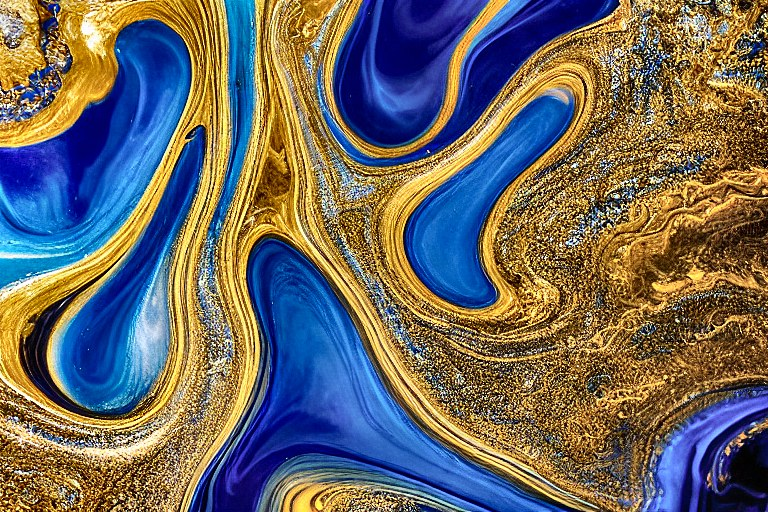
#> input picture frontend/src/assets/showcase/abstract.jpg, 768 x 512 px
$ python -i selection.py   (imports and definitions only)
#> lines starting #> are read from the running program, lines starting #| are printed output that depends on the picture
"""Region selection for local editing, built on classical computer vision.

* ``grabcut_mask``  - GrabCut (iterated graph-cut over a Gaussian-mixture colour model) turns a rough box or brush stroke
                      into an object-accurate mask, so "change only the dog" does not need a pixel-perfect selection.
* ``refine_mask``   - morphological close/open (remove speckle, fill pinholes), dilation (cover the object's halo and
                      shadow) and Gaussian feathering (soft edge for blending).
* ``mask_bbox``     - tight bounding box of the selection (drives the crop-and-inpaint strategy).
"""
from __future__ import annotations

import cv2
import numpy as np


def _ensure_u8(mask: np.ndarray) -> np.ndarray:
    m = mask if mask.ndim == 2 else cv2.cvtColor(mask, cv2.COLOR_BGR2GRAY)
    return (m > 127).astype(np.uint8) * 255


def grabcut_mask(
    image_bgr: np.ndarray,
    rect: tuple[int, int, int, int] | None = None,
    stroke_mask: np.ndarray | None = None,
    iterations: int = 5,
    max_side: int = 640,
) -> np.ndarray:
    """Return a uint8 mask (255 = selected object).

    ``rect`` is (x, y, w, h) around the object. ``stroke_mask`` is a rough painted region: its pixels are treated as probable
    foreground and a margin around it as probable background, so the cut snaps to the object boundary inside the stroke.
    GrabCut runs on a downscaled copy (it is O(pixels)) and the mask is upsampled back.
    """
    h, w = image_bgr.shape[:2]
    scale = min(1.0, max_side / max(h, w))
    small = cv2.resize(image_bgr, (max(1, int(w * scale)), max(1, int(h * scale))), interpolation=cv2.INTER_AREA) if scale < 1 else image_bgr
    sh, sw = small.shape[:2]
    gc = np.full((sh, sw), cv2.GC_BGD, np.uint8)
    if stroke_mask is not None:
        st = cv2.resize(_ensure_u8(stroke_mask), (sw, sh), interpolation=cv2.INTER_NEAREST)
        k = max(3, int(0.06 * max(sh, sw)))
        near = cv2.dilate(st, cv2.getStructuringElement(cv2.MORPH_ELLIPSE, (2 * k + 1, 2 * k + 1)))
        gc[near > 0] = cv2.GC_PR_BGD
        gc[st > 0] = cv2.GC_PR_FGD
        core = cv2.erode(st, cv2.getStructuringElement(cv2.MORPH_ELLIPSE, (5, 5)))
        gc[core > 0] = cv2.GC_FGD
    elif rect is not None:
        x, y, rw, rh = [int(v * scale) for v in rect]
        x, y = max(0, x), max(0, y)
        rw, rh = max(8, min(rw, sw - x)), max(8, min(rh, sh - y))
        gc[y:y + rh, x:x + rw] = cv2.GC_PR_FGD
        # the inner core is very likely object: anchors the foreground model
        cx0, cy0 = x + rw // 4, y + rh // 4
        gc[cy0:y + rh - rh // 4, cx0:x + rw - rw // 4] = cv2.GC_FGD
    else:
        raise ValueError("grabcut_mask needs a rect or a stroke_mask")
    bgd, fgd = np.zeros((1, 65), np.float64), np.zeros((1, 65), np.float64)
    try:
        cv2.grabCut(small, gc, None, bgd, fgd, iterations, cv2.GC_INIT_WITH_MASK)
    except cv2.error:
        out = np.zeros((sh, sw), np.uint8)
        out[gc != cv2.GC_BGD] = 255
        return cv2.resize(out, (w, h), interpolation=cv2.INTER_NEAREST)
    out = np.where((gc == cv2.GC_FGD) | (gc == cv2.GC_PR_FGD), 255, 0).astype(np.uint8)
    out = _largest_components(out)
    return cv2.resize(out, (w, h), interpolation=cv2.INTER_LINEAR if scale < 1 else cv2.INTER_NEAREST) if scale < 1 else out


def _largest_components(mask: np.ndarray, keep_frac: float = 0.15) -> np.ndarray:
    """Drop specks: keep connected components at least ``keep_frac`` as large as the biggest one."""
    n, lab, stats, _ = cv2.connectedComponentsWithStats((mask > 0).astype(np.uint8), connectivity=8)
    if n <= 1:
        return mask
    areas = stats[1:, cv2.CC_STAT_AREA]
    big = areas.max()
    keep = np.zeros_like(mask)
    for i, a in enumerate(areas, start=1):
        if a >= keep_frac * big:
            keep[lab == i] = 255
    return keep


def refine_mask(mask: np.ndarray, dilate_px: int = 8, feather_px: int = 10, close_px: int = 7) -> np.ndarray:
    """Binary mask -> clean, slightly grown mask. Returns (hard, soft): hard is 0/255 for the diffusion model, soft is the
    feathered alpha (0..255) used to blend the result back."""
    m = _ensure_u8(mask)
    if close_px > 0:
        m = cv2.morphologyEx(m, cv2.MORPH_CLOSE, cv2.getStructuringElement(cv2.MORPH_ELLIPSE, (close_px, close_px)))
        m = cv2.morphologyEx(m, cv2.MORPH_OPEN, cv2.getStructuringElement(cv2.MORPH_ELLIPSE, (3, 3)))
    if dilate_px > 0:
        m = cv2.dilate(m, cv2.getStructuringElement(cv2.MORPH_ELLIPSE, (2 * dilate_px + 1, 2 * dilate_px + 1)))
    return m


def feather(mask_hard: np.ndarray, feather_px: int = 10) -> np.ndarray:
    if feather_px <= 0:
        return mask_hard
    k = feather_px * 2 + 1
    return cv2.GaussianBlur(mask_hard, (k, k), feather_px / 2.0)


def mask_bbox(mask: np.ndarray) -> tuple[int, int, int, int] | None:
    ys, xs = np.where(mask > 127)
    if len(xs) == 0:
        return None
    return int(xs.min()), int(ys.min()), int(xs.max()) + 1, int(ys.max()) + 1  # x0, y0, x1, y1

>>> import cv2
>>> picture = cv2.imread('../../frontend/src/assets/showcase/abstract.jpg', cv2.IMREAD_GRAYSCALE)
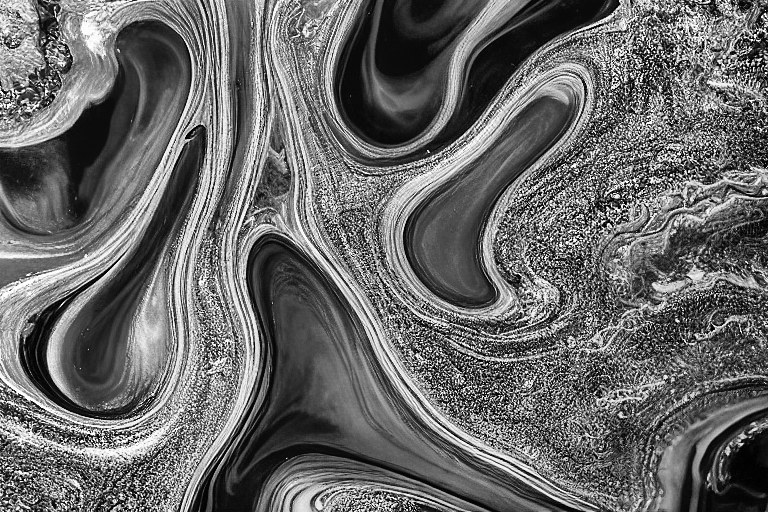
#> picture: shape (512, 768); min 0, max 255, mean 105.4
>>> result = grabcut_mask(picture)
#> in grabcut_mask, `small = cv2.resize(image_bgr, (max(1, int(w * scale)), max(1, int(h * ..`:
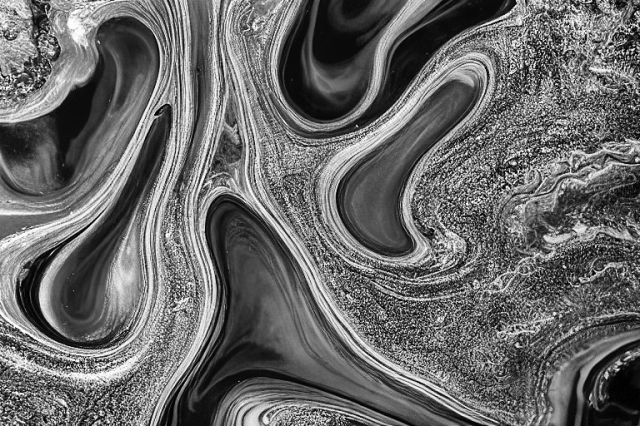
#> small: shape (426, 640); min 0, max 255, mean 105.4
#> (the run stopped early here; a loop or call above may not have finished)

$ run again, on frontend/src/assets/showcase/cabin.jpg
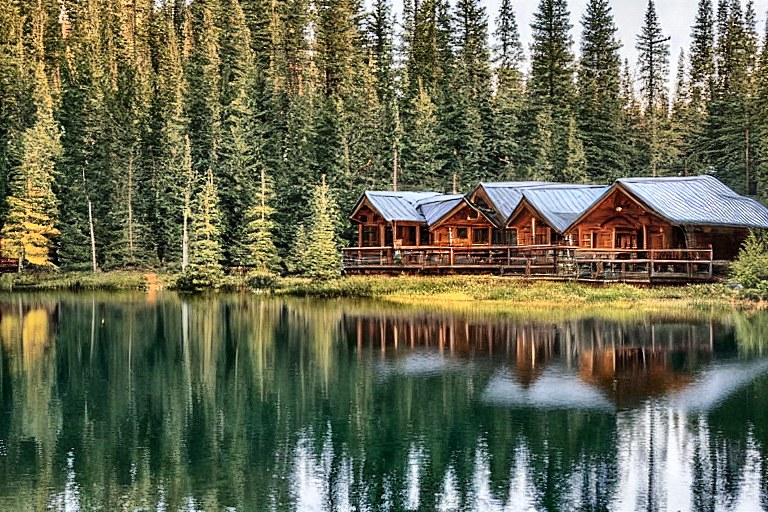
#> input picture frontend/src/assets/showcase/cabin.jpg, 768 x 512 px
#> `picture = cv2.imread('../../frontend/src/assets/showcase/abstract.jpg'..`:
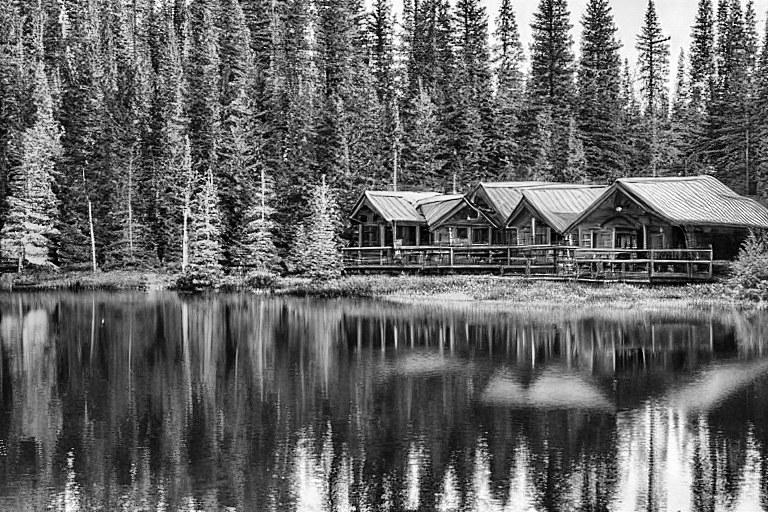
#> picture: shape (512, 768); min 0, max 255, mean 102.6
#> in grabcut_mask, `small = cv2.resize(image_bgr, (max(1, int(w * scale)), max(1, int(h * ..`:
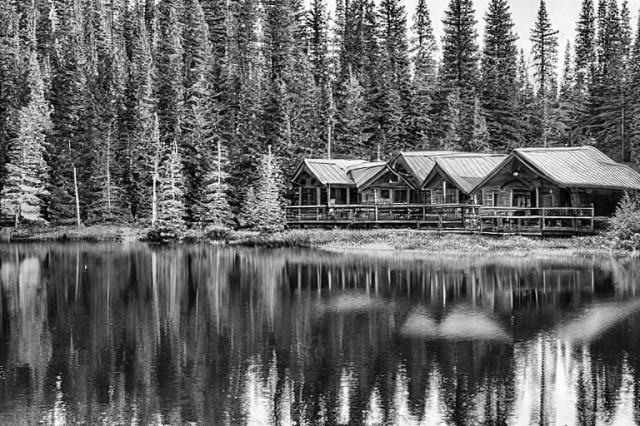
#> small: shape (426, 640); min 0, max 255, mean 102.6

$ run again, on frontend/src/assets/showcase/dragon.jpg
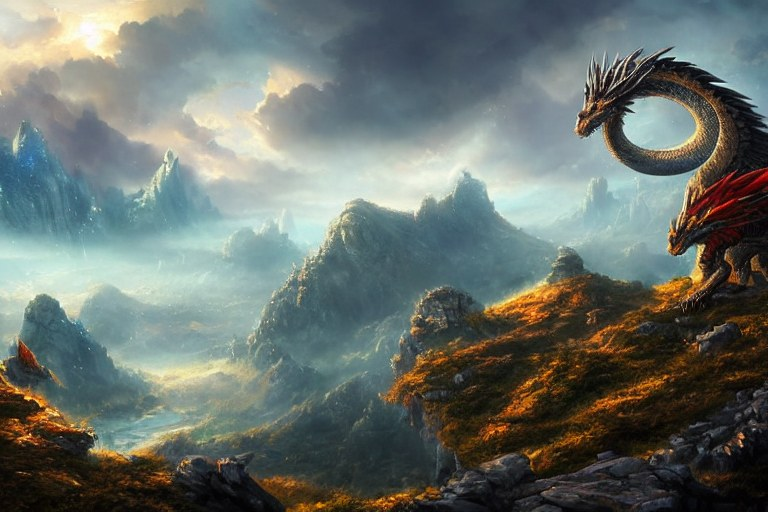
#> input picture frontend/src/assets/showcase/dragon.jpg, 768 x 512 px
#> `picture = cv2.imread('../../frontend/src/assets/showcase/abstract.jpg'..`:
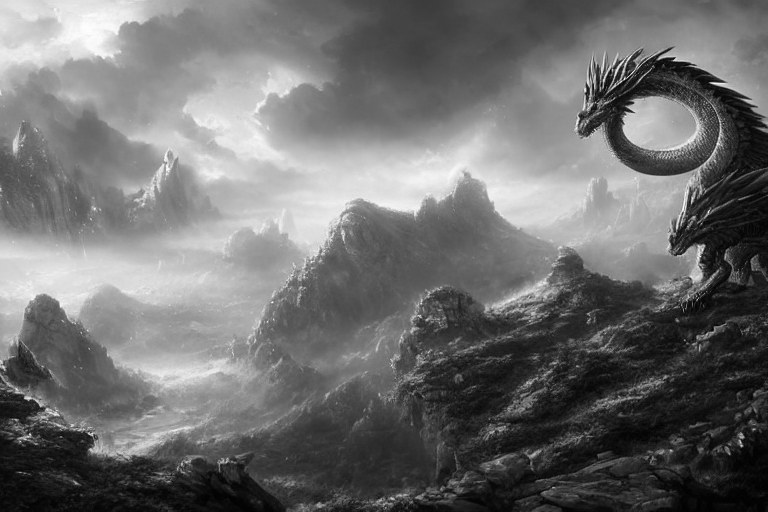
#> picture: shape (512, 768); min 0, max 255, mean 110.7

$ run again, on frontend/src/assets/showcase/hero.jpg
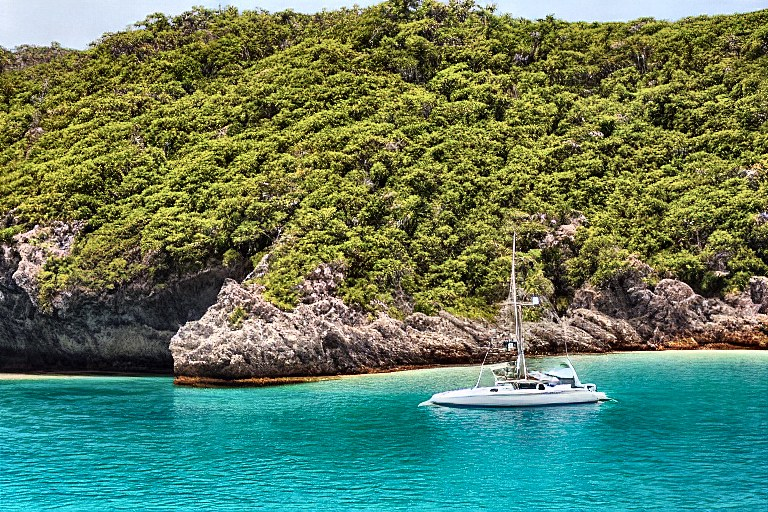
#> input picture frontend/src/assets/showcase/hero.jpg, 768 x 512 px
#> `picture = cv2.imread('../../frontend/src/assets/showcase/abstract.jpg'..`:
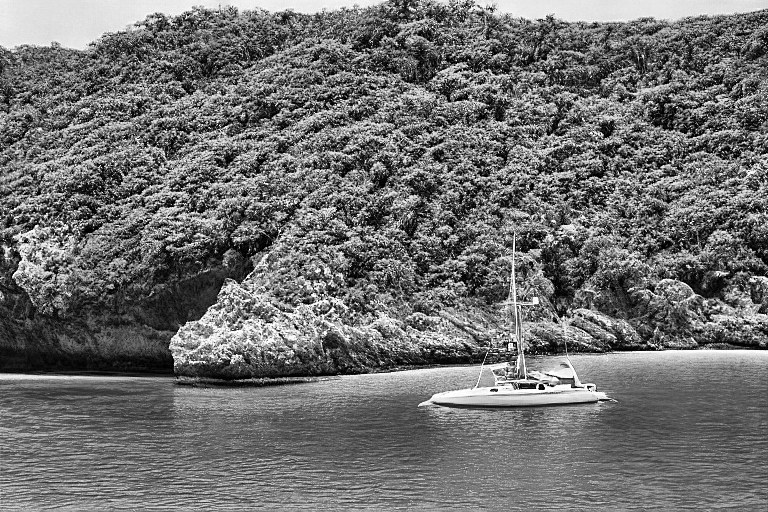
#> picture: shape (512, 768); min 0, max 255, mean 111.4
#> in grabcut_mask, `small = cv2.resize(image_bgr, (max(1, int(w * scale)), max(1, int(h * ..`:
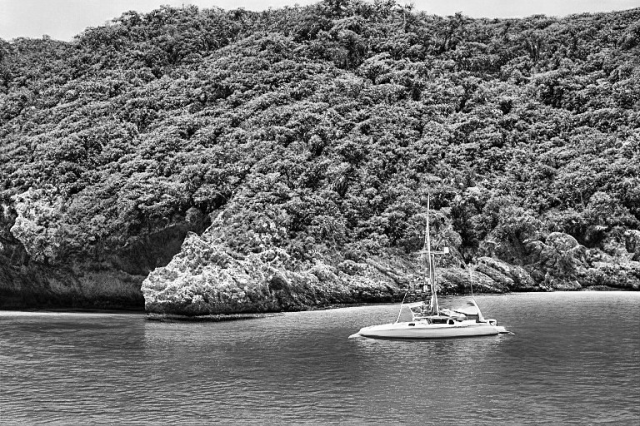
#> small: shape (426, 640); min 0, max 255, mean 111.4
